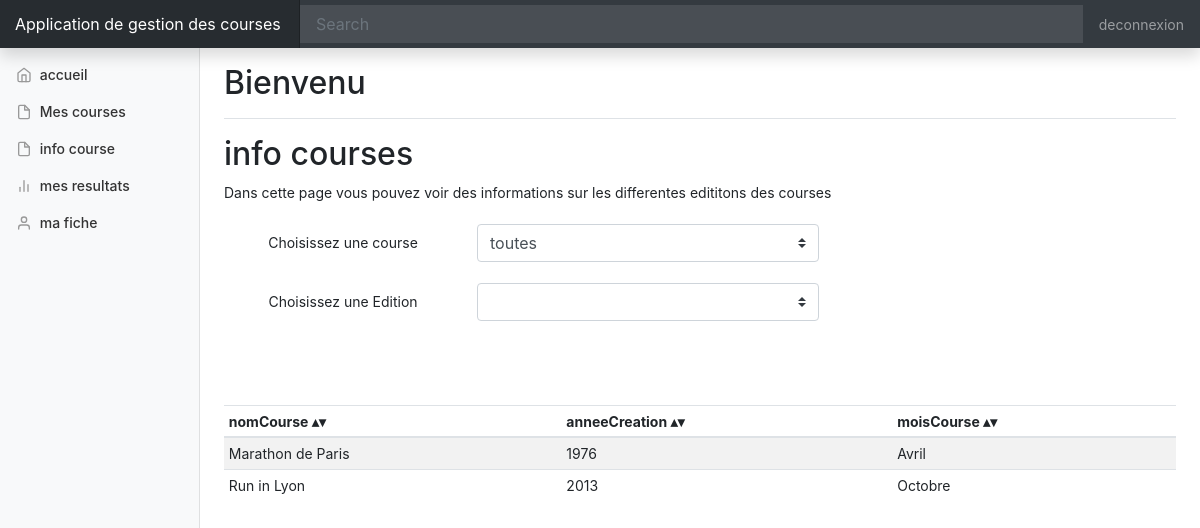
The page /projetlifbdw/adh/course.php on the database as committed earlier.
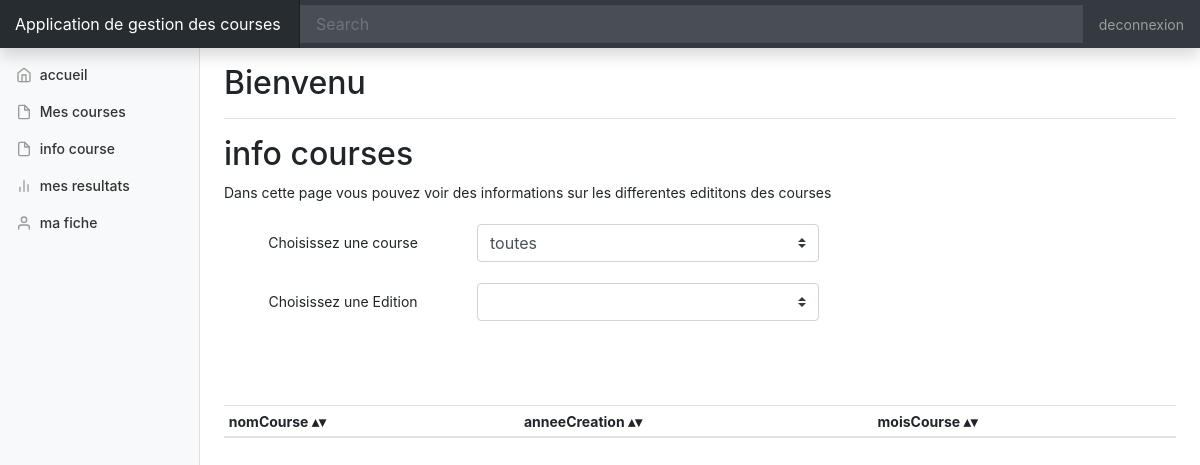
The same page on the database as committed later.
### tables this page shows
CREATE TABLE `Course` (
  `idCourse` int(11) NOT NULL,
  `nomC` varchar(255) NOT NULL,
  `anneeCreation` int(11) NOT NULL,
  `moisCourse` varchar(255) DEFAULT NULL
);

### projetlifbdw/adh/course.php (the view, shortened to what this page needs)
<?php $status = session_status();
if (file_exists('../includes/functions.php')) {
    include_once('../includes/functions.php');}
?>
<!DOCTYPE html>
<html>
    <head>
        <link href="//maxcdn.bootstrapcdn.com/bootstrap/4.0.0/css/bootstrap.min.css" rel="stylesheet" id="bootstrap-css">
    </head>
    <body>
        <?php
            $content = '
            Dans cette page vous pouvez voir des informations sur les differentes edititons des courses
             <BR> <BR>
            <form id="course_info_form"  class="col-md-offset-2">
            <div class="form-inline ">
            <label  class="col-md-3" for="select">Choisissez une course</label>
            <div class="col-lg-9 ">
            <select class="form-control   custom-select"  style = " width: 50%"  id="select_course" name="select_course">
            <option value="0" selected> toutes</option>';
                $table_de_course = import_load_course();
                foreach ($table_de_course as $key => $course) {
                    if ($key==0) continue;
                    else $content .= "<option value='" . $course['idCourse'] ."'> ". $course['nomC'] ."</option>";
                }
    $content .= '
                </select>
                </div>
                </div>
                <br>
                <div class="form-inline">
                <label class="col-md-3" for="select_edition"> Choisissez une Edition</label>
                <div class="col-lg-9">
                <select class="form-control custom-select" style = " width: 50%"  id="select_edition" name="select_edition" required>
                </select>
                </div>
                </div>
                    <br>
                    <!-- <div class="form-inline">
                <label class="col-md-3" for="select_epreuve"> Choisissez une epreuve</label>
                <div class="col-lg-9">
                <select class="form-control custom-select"  style = " width: 50%" id="select_epreuve" name="select_epreuve" required>
                </select>
                </div>
                </div>
                <br>
                <input type="hidden" class="form-control" name="course_info_adh_hidden_sender" value="1">
                <div class="text-center">
                <button type="submit" class="btn btn-primary center-block" id = "submit_course_info_adh" value = "submit_course_info_adh"  name = "submit_course_info_adh">soumettre</button>
                </div>-->
                </form>
                    <BR><BR><BR>
                <div id ="query_table_response">'.
                ad_get_liste_courses()
                .'</div>
                ';
        ?>
    </body>
</html>

### projetlifbdw/includes/connexcionBD.php (shortened to what this page needs)
<?php
$dbHost = "localhost";
$dbUser = "root";
$dbPwd = "";
$dbName = "baselifbdw1_p1714033_p1707606";
$conn = new mysqli($dbHost, $dbUser, $dbPwd, $dbName);
function traiterRequeteK($req)
{
  GLOBAL $conn;
  $connexion = $conn;
  if(mysqli_connect_errno())
    printf("Échec de la connexion :%s",mysqli_connect_error()) ;
  else {
    $tableauRetourne = array() ;
    $resultat = mysqli_query($connexion, $req) ;
    if($resultat == FALSE)
    printf("Échec de la requête ") ;
    else {
      $finfo = mysqli_fetch_fields($resultat);
      $entete = array() ;
      foreach ($finfo as $val){
        array_push($entete, $val->name);
      }
      $tableauRetourne[0]=$entete ;
      $cpt=1 ;
      while ($ligne = mysqli_fetch_assoc($resultat)) {
        $tableauRetourne[$cpt++]= $ligne ;
      }
    }
  }
  return $tableauRetourne;
}
function Array2Table($tableauRetourne, $show_ed = false,$show_rm = false  )
{
  $leTableau = '<table align="center" class="sortable table table-striped table-sm" id="myTable">';
  foreach ($tableauRetourne as  $key => $tuple) {
    if ($key == 0) {
      $leTableau .='<thead><tr id="tableHeader" class="header">';
      foreach ($tuple as $attribut) {
        $leTableau .= '<th>' . $attribut . '</th>';
      }
      $leTableau .='</tr></thead>';
    }
    else {
      $leTableau .='<tr>';
      foreach ($tuple as $attribut) {
        $leTableau .= '<td>' . $attribut . '</td>';
      }
      $leTableau .='</tr>';
    }
  }
  $leTableau .= '</table>';
  return $leTableau;
}
?>

Rows that differ between the two databases and show on the page:
removed course: nomC "Marathon de Paris", anneeCreation "1976", moisCourse "Avril"
removed course: nomC "Run in Lyon", anneeCreation "2013", moisCourse "Octobre"
